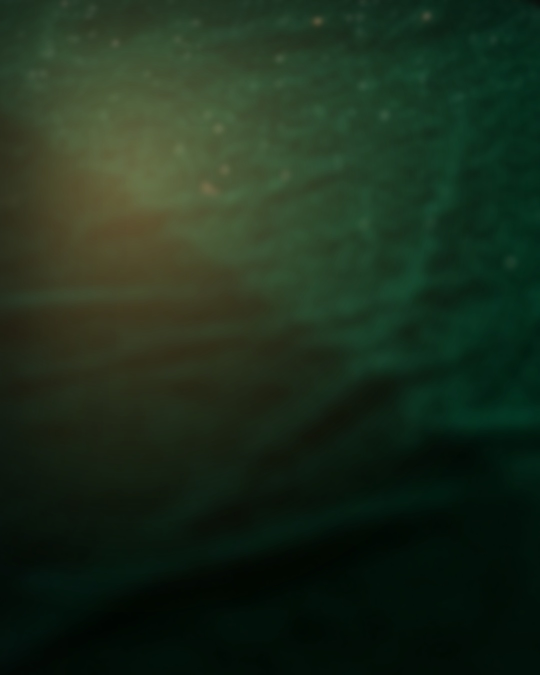
#> input picture ig-kit/assets/velvet.jpg, 1080 x 1350 px (shown at 1/2 size)
$ python -i render.py   (imports and definitions only)
#> lines starting #> are read from the running program, lines starting #| are printed output that depends on the picture; after the words box and inside, x2 and y2 are one past the last pixel; in counts of white or black regions, pixels touching at a corner belong together
#!/usr/bin/env python3
"""Render a Tarot by Charu Instagram carousel (1080x1350 JPEGs) from a JSON spec.

Usage:
  python3 render.py spec.json OUTDIR

Spec (all text fields: plain text, "\n" = line break; Devanagari is detected and set in Tiro Devanagari):
{
  "slug": "2026-11-09-the-moon",
  "format": "carousel",                     # or "reel": hides slide counters and SWIPE, then run reel.py
  "card": "the-moon",                       # key in cards.json; image must be in cards/<key>.jpg
  "slides": [
    {"type": "hook",    "photo": "bedroom-night", "head": "...", "sub": "...", "head_px": 86, "shift": 0.0},
    {"type": "card",    "title": "The Moon", "sub": "The card of ..."},
    {"type": "detail",  "box": [x0, y0, x1, y1], "fade": 88,   # box in card pixels (cards are ~1147x1919);
                        "label": "LOOK CLOSER", "head": "...", "sub": "...", "head_px": 58},
    {"type": "message", "photo": "balcony", "layout": "bottom",      # or "top" when the subject sits low
                        "quote": "...", "trans": "...", "line": "...", "cta": "DM “CLARITY”"}
  ]
}
Writes OUTDIR/01-hook.jpg ... and OUTDIR/contact.jpg (all slides side by side, for review).
"""
import html, json, pathlib, re, sys, urllib.request
import numpy as np
from PIL import Image, ImageFilter, ImageDraw

KIT = pathlib.Path(__file__).resolve().parent
W, H = 1080, 1350
FONT_DIR = pathlib.Path.home() / ".cache" / "tbc-fonts"
G = "https://raw.githubusercontent.com/google/fonts/main/ofl/"
FONTS = {
    "Cinzel.ttf": G + "cinzel/Cinzel%5Bwght%5D.ttf",
    "Lora.ttf": G + "lora/Lora%5Bwght%5D.ttf",
    "Lora-Italic.ttf": G + "lora/Lora-Italic%5Bwght%5D.ttf",
    "Tiro.ttf": G + "tirodevanagarihindi/TiroDevanagariHindi-Regular.ttf",
    "Tiro-Italic.ttf": G + "tirodevanagarihindi/TiroDevanagariHindi-Italic.ttf",
}
DEVA = re.compile("[ऀ-ॿ]")


# [32 lines left out: functions ensure_fonts, t, cover_top, not called in this run]


def place_card(card_path, card_h=880, angle=-3.5, cx=W // 2, cy=560):
#> called with card_path = 'assets/velvet.jpg', card_h = 880, angle = -3.5, cx = 540, cy = 560
    bg = Image.open(KIT / "assets" / "velvet.jpg").convert("RGB").resize((W, H))
#> bg is the input picture: PIL image 1080x1350 RGB; mean R, G, B 27.6, 45.1, 27.5
    card = Image.open(card_path).convert("RGB")
    cw, ch = card.size
#> cw = 1080; ch = 1350
    c = card.crop((10, 10, cw - 10, ch - 10))
    c = c.resize((round(c.width * card_h / c.height), card_h), Image.LANCZOS)
#> c: PIL image 701x880 RGB
    hh, ww = c.height, c.width
#> hh = 880; ww = 701
    yy, xx = np.mgrid[0:hh, 0:ww]
    shade = 1.0 - 0.38 * (xx / ww * 0.55 + yy / hh * 0.45)
    arr = np.asarray(c).astype(np.float32)
    arr[..., 0] *= shade; arr[..., 1] *= shade * 0.98; arr[..., 2] *= shade * 0.92
    c = Image.fromarray(np.clip(arr * 0.95, 0, 255).astype(np.uint8))
    mask = Image.new("L", c.size, 0)
#> mask: PIL image 701x880 L; every value is 0
    ImageDraw.Draw(mask).rounded_rectangle((0, 0, c.width - 1, c.height - 1), radius=int(c.width * 0.07), fill=255)
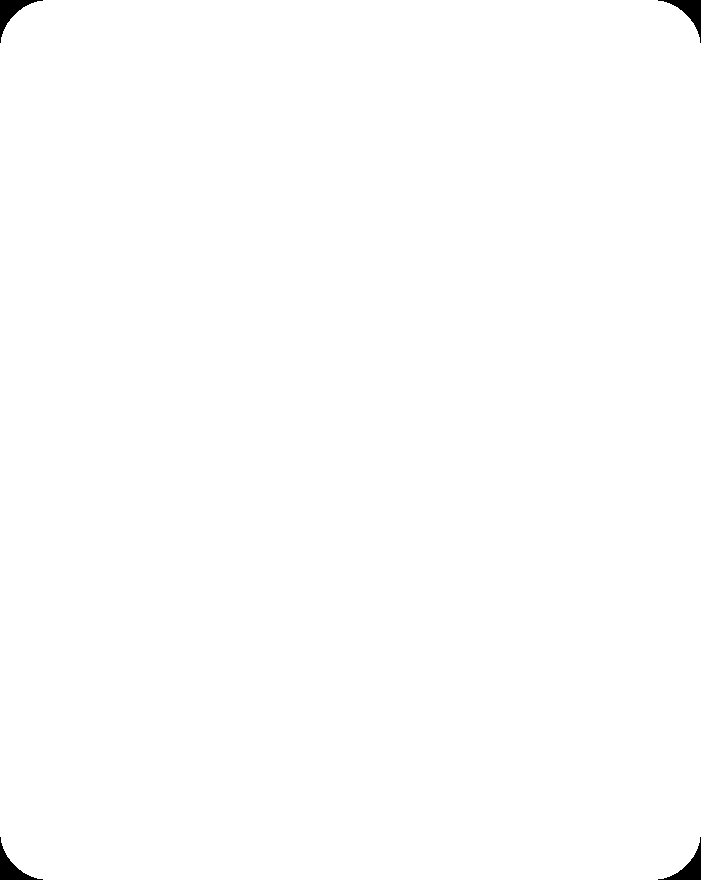
#> mask: PIL image 701x880 L; 99.7% white; 4 black regions, box (x1, y1, x2, y2) and area: (0, 0, 43, 43) 529, (658, 0, 701, 43) 529, (0, 837, 43, 880) 529, (658, 837, 701, 880) 529
    rgba = c.convert("RGBA"); rgba.putalpha(mask)
    rgba = rgba.rotate(angle, resample=Image.BICUBIC, expand=True)
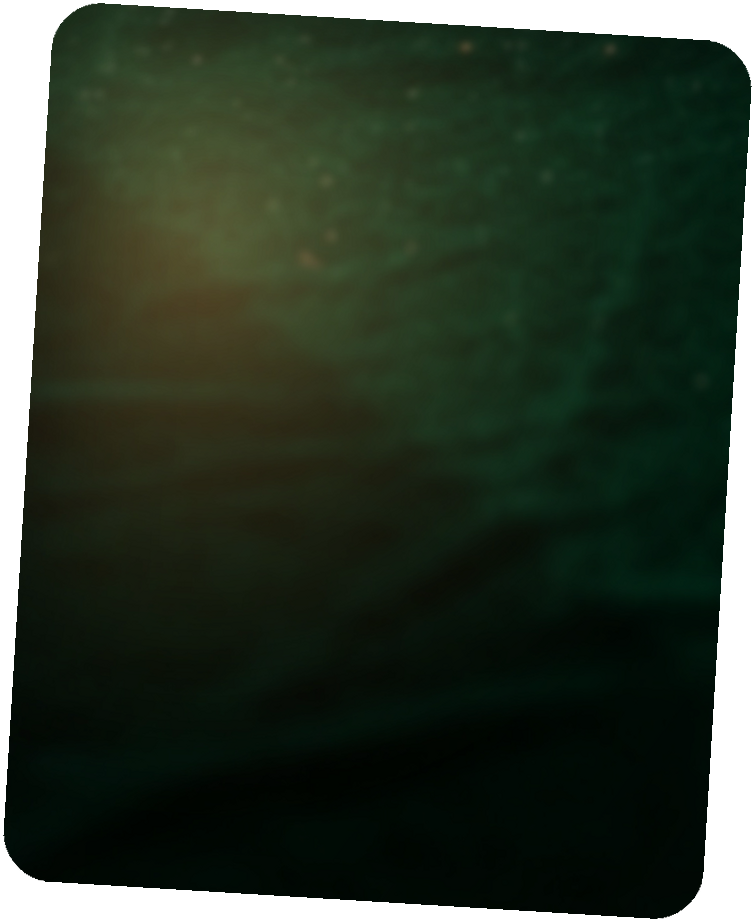
#> rgba: PIL image 755x922 RGBA; mean R, G, B, A 19.7, 30.7, 17.2, 225.2; transparent parts drawn white
    a = rgba.getchannel("A"); P = 120
#> after `a = rgba.getchannel('A')`:
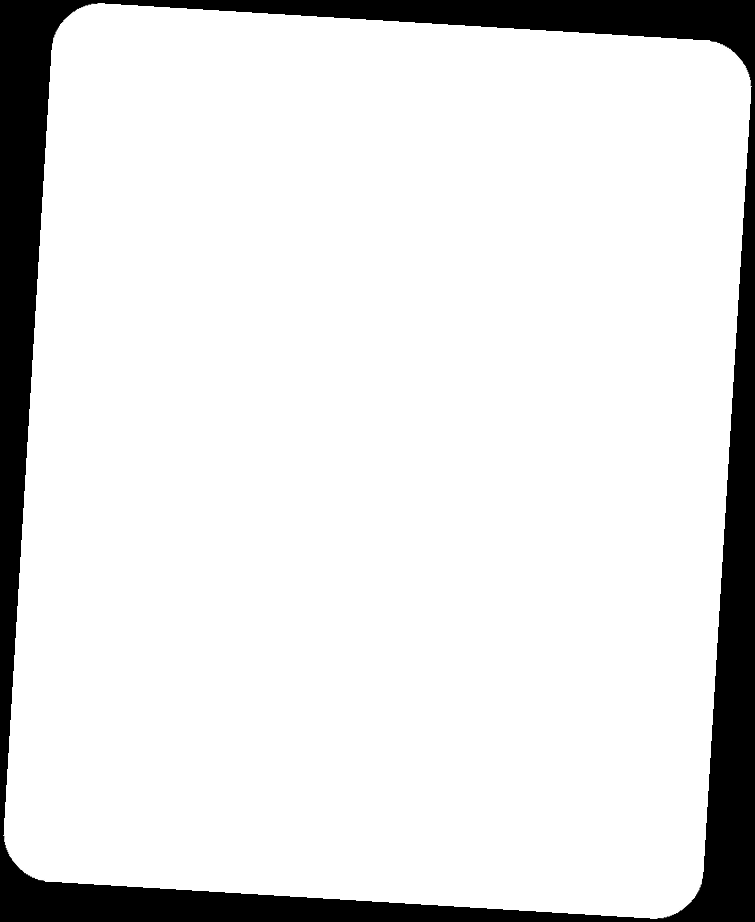
#> a: PIL image 755x922 L; min 0, max 255, mean 225.2

    def shadow(sc, blur):
        s = Image.new("L", (a.width + 2 * P, a.height + 2 * P), 0)
        s.paste(a.point(lambda v: int(v * sc)), (P, P))
        o = Image.new("RGBA", s.size, (0, 0, 0, 0)); o.putalpha(s.filter(ImageFilter.GaussianBlur(blur)))
        return o
    base = bg.convert("RGBA")
    x, y = cx - rgba.width // 2, cy - rgba.height // 2
#> x = 163; y = 99
    base.alpha_composite(shadow(0.85, 38), (x - P + 34, y - P + 48))
#> in shadow, `s = Image.new("L", (a.width + 2 * P, a.height + 2 * P), 0)`: s: PIL image 995x1162 L; every value is 0
#> in shadow, `s.paste(a.point(lambda v: int(v * sc)), (P, P))`:
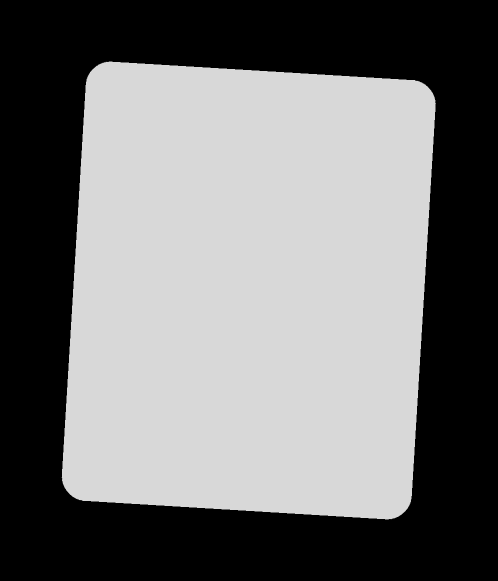
#> s: PIL image 995x1162 L (shown at 1/2 size); min 0, max 216, mean 114.9
#> in shadow, `o = Image.new('RGBA', s.size, (0, 0, 0, 0))`: o: PIL image 995x1162 RGBA; every value is 0
#> in shadow, `o.putalpha(s.filter(ImageFilter.GaussianBlur(blur)))`:
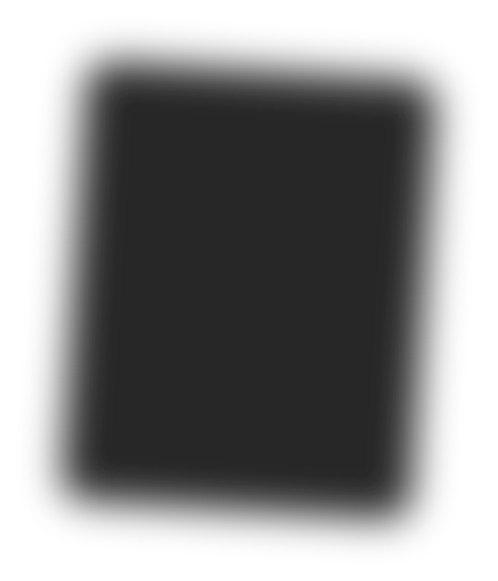
#> o: PIL image 995x1162 RGBA (shown at 1/2 size); mean R, G, B, A 0, 0, 0, 114.8; transparent parts drawn white
    base.alpha_composite(shadow(0.9, 7), (x - P + 5, y - P + 8))
#> call 2 of shadow, with sc = 0.9, blur = 7
#> in shadow (call 2), `o.putalpha(s.filter(ImageFilter.GaussianBlur(blur)))`:
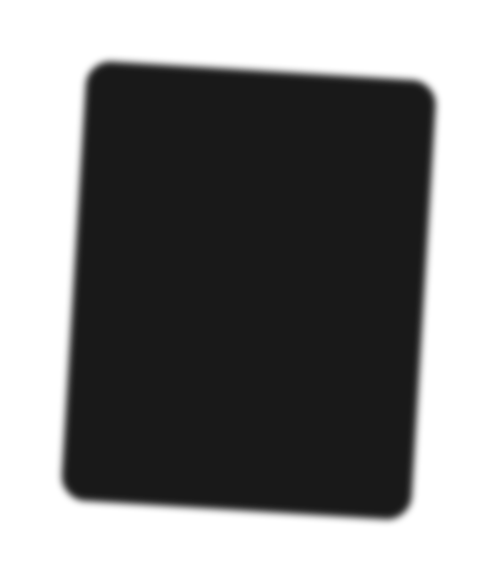
#> o: PIL image 995x1162 RGBA (shown at 1/2 size); mean R, G, B, A 0, 0, 0, 121.8; transparent parts drawn white
    base.alpha_composite(rgba, (x, y))
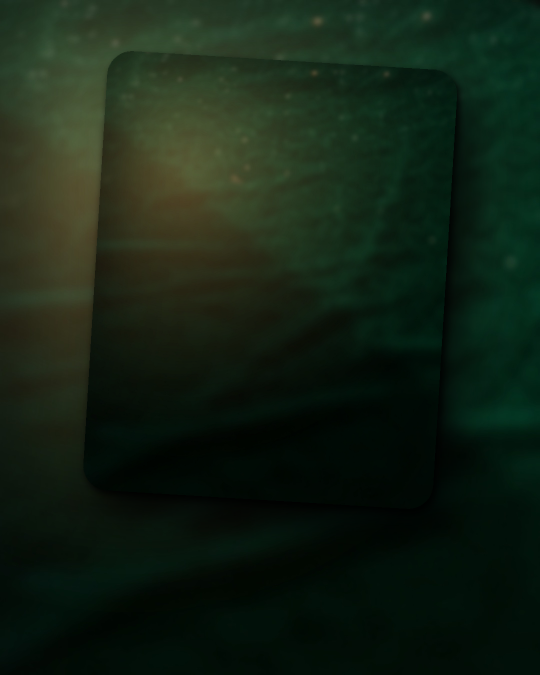
#> base: PIL image 1080x1350 RGBA (shown at 1/2 size); mean R, G, B, A 18.9, 33.2, 19.4, 255
    return base.convert("RGB")


# [13 lines left out: function detail_box, not called in this run]


def detail(card_path, box, out_h):
    return Image.open(card_path).convert("RGB").crop(tuple(box)).resize((W, out_h), Image.LANCZOS)


# ---------- HTML ----------
# [23 lines left out: function head_css, not called in this run]


TOPDARK = '<div class="ov" style="background:linear-gradient(180deg,rgba(4,6,5,.88) 0%,rgba(4,6,5,.62) 26%,rgba(4,6,5,0) 50%,rgba(4,6,5,0) 78%,rgba(4,6,5,.55) 100%)"></div>'
BRAND = '<div class="brand">TAROT BY CHARU</div>'


def num(i, n):
    return f'<div class="num">{i} / {n}</div>'


# [57 lines left out: functions hook_html, card_html, detail_html, message_html, not called in this run]


BUILDERS = {"hook": hook_html, "card": card_html, "detail": detail_html, "message": message_html}


# [51 lines left out: function main, not called in this run]


# [2 lines not run here, left out]

>>> result = place_card('assets/velvet.jpg')
